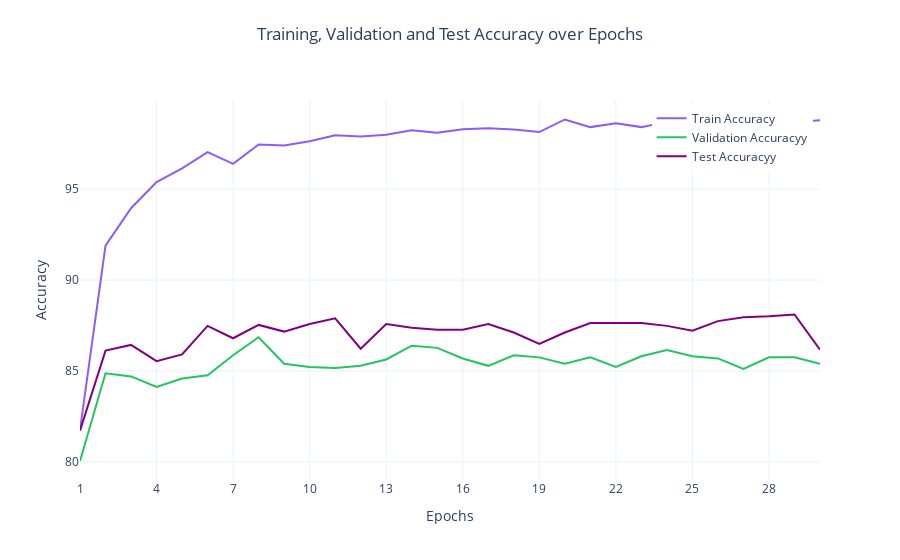

Notebook code for this chart:
### Code cell
plot_train_val_test_accuracy(train_acc, valid_acc, test_acc)

### Figure 1 — Plotly figure (JSON) as saved in the notebook; plotly's stock layout.template omitted (floating-point values rounded to 4 significant figures)
{"data": [{"hovertemplate": "Epoch %{x}<br>Accuracy: %{y:.4f}<extra></extra>", "line": {"color": "#8b5cf6", "width": 2}, "mode": "lines", "name": "Train Accuracy", "type": "scatter", "x": [1, 2, 3, 4, 5, 6, 7, 8, 9, 10, 11, 12, 13, 14, 15, 16, 17, 18, 19, 20, 21, 22, 23, 24, 25, 26, 27, 28, 29, 30], "y": [81.76, 91.9, 93.95, 95.4, 96.15, 97.04, 96.39, 97.46, 97.4, 97.64, 97.97, 97.9, 98.0, 98.25, 98.11, 98.29, 98.36, 98.29, 98.14, 98.84, 98.42, 98.63, 98.42, 98.71, 98.81, 98.62, 98.86, 98.82, 98.68, 98.79]}, {"hovertemplate": "Epoch %{x}<br>Accuracy: %{y:.4f}<extra></extra>", "line": {"color": "#22c55e", "width": 2}, "mode": "lines", "name": "Validation Accuracyy", "type": "scatter", "x": [1, 2, 3, 4, 5, 6, 7, 8, 9, 10, 11, 12, 13, 14, 15, 16, 17, 18, 19, 20, 21, 22, 23, 24, 25, 26, 27, 28, 29, 30], "y": [80.05, 84.87, 84.7, 84.12, 84.58, 84.76, 85.86, 86.85, 85.4, 85.22, 85.17, 85.28, 85.63, 86.39, 86.27, 85.69, 85.28, 85.86, 85.75, 85.4, 85.75, 85.22, 85.81, 86.15, 85.81, 85.69, 85.11, 85.75, 85.75, 85.4]}, {"hovertemplate": "Epoch %{x}<br>Accuracy: %{y:.4f}<extra></extra>", "line": {"color": "#800080", "width": 2}, "mode": "lines", "name": "Test Accuracyy", "type": "scatter", "x": [1, 2, 3, 4, 5, 6, 7, 8, 9, 10, 11, 12, 13, 14, 15, 16, 17, 18, 19, 20, 21, 22, 23, 24, 25, 26, 27, 28, 29, 30], "y": [81.72, 86.12, 86.43, 85.54, 85.91, 87.48, 86.8, 87.53, 87.17, 87.59, 87.9, 86.22, 87.59, 87.38, 87.27, 87.27, 87.59, 87.11, 86.49, 87.11, 87.64, 87.64, 87.64, 87.48, 87.22, 87.74, 87.95, 88.0, 88.11, 86.17]}], "layout": {"hovermode": "x unified", "legend": {"x": 0.99, "xanchor": "right", "y": 0.99, "yanchor": "top"}, "title": {"text": "Training, Validation and Test Accuracy over Epochs", "x": 0.5, "xanchor": "center", "y": 0.95, "yanchor": "top"}, "xaxis": {"dtick": 3, "tick0": 1, "tickmode": "linear", "title": {"text": "Epochs"}}, "yaxis": {"title": {"text": "Accuracy"}}}}
